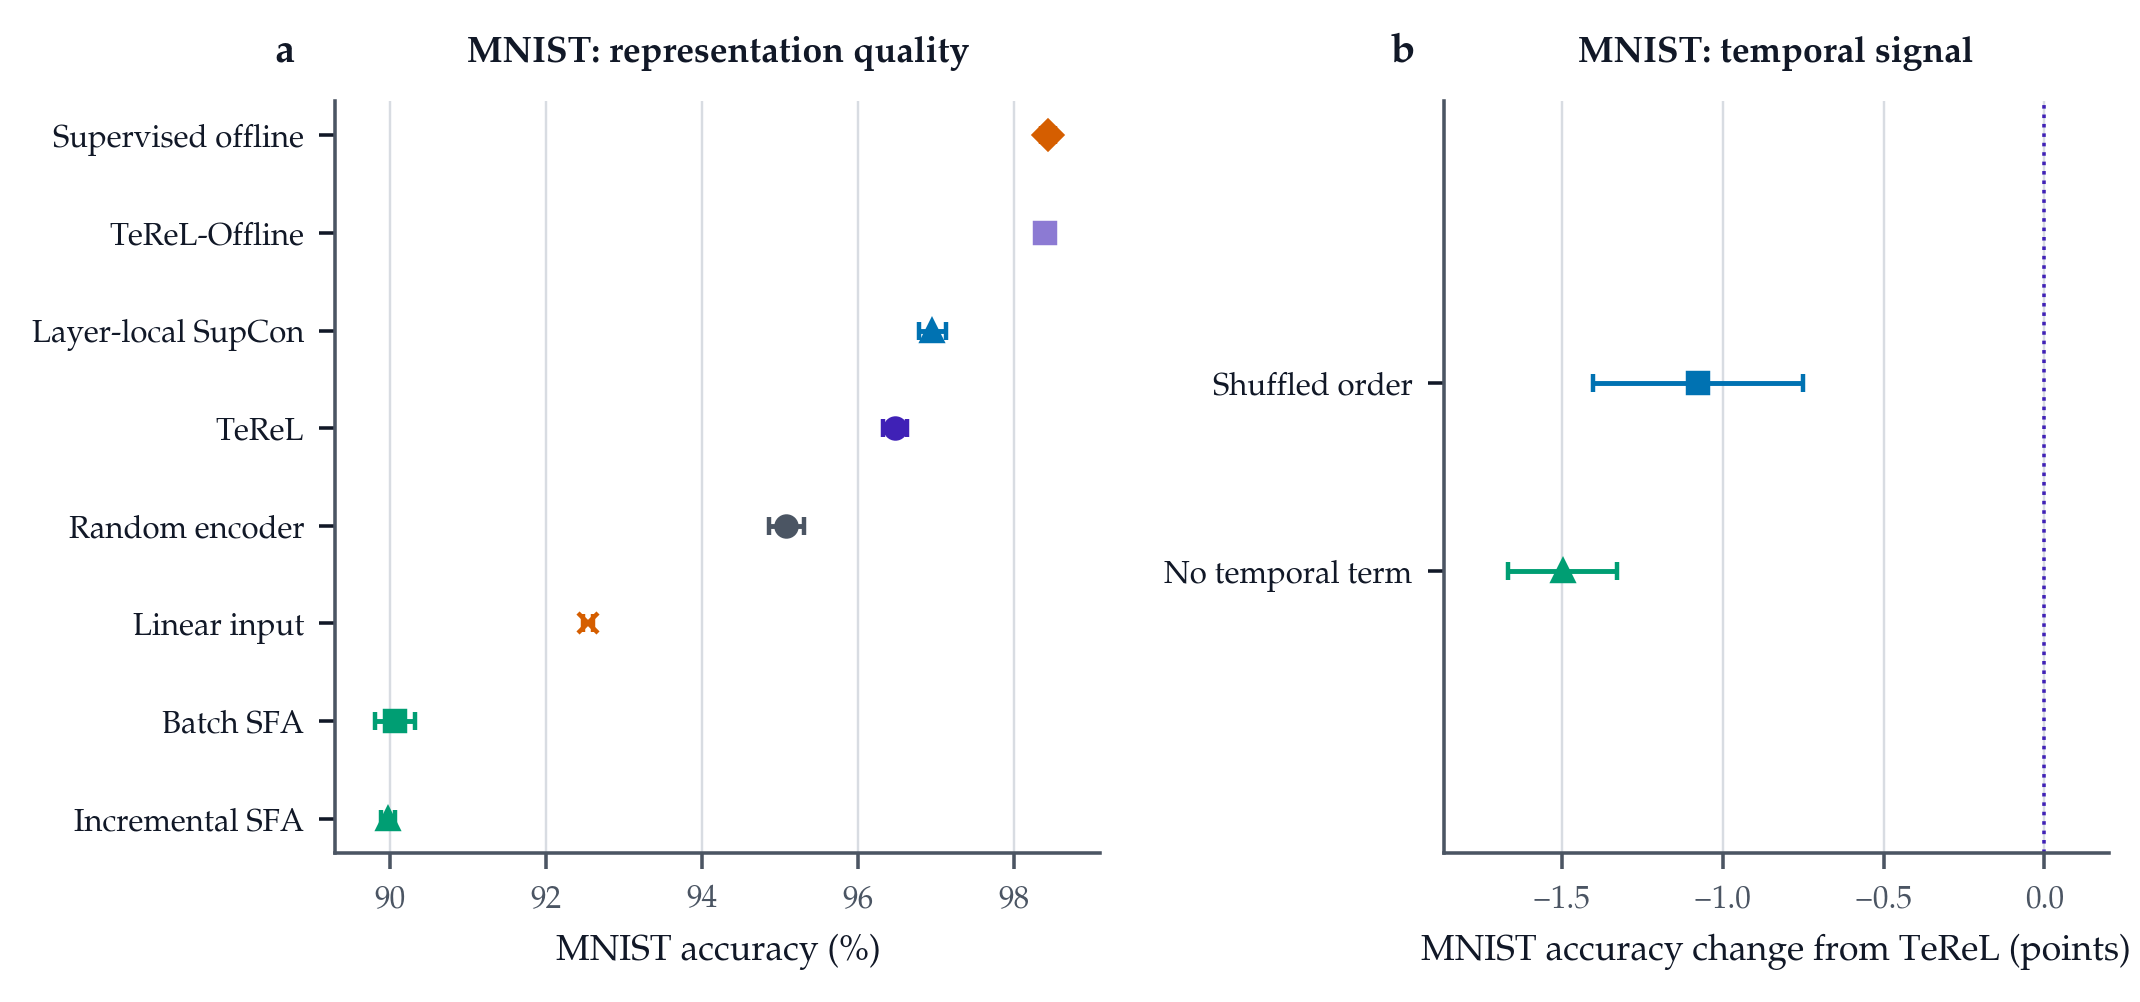

Generate this figure with Python:
"""Render downstream quality and the most informative matched effects."""

from __future__ import annotations

import argparse
import json
from pathlib import Path

import matplotlib as mpl
import matplotlib.pyplot as plt
import numpy as np

AXYM = "#3F21B6"
AXYM_LIGHT = "#8C7AD3"
BLUE = "#0072B2"
ORANGE = "#D55E00"
GREEN = "#009E73"
INK = "#111827"
MUTED = "#4B5563"
RULE = "#D8DCE2"


def _style() -> None:
    mpl.rcParams.update(
        {
            "font.family": "serif",
            "font.serif": ["P052", "Palatino", "DejaVu Serif"],
            "font.size": 8,
            "axes.labelsize": 8,
            "xtick.labelsize": 7,
            "ytick.labelsize": 7,
            "axes.spines.top": False,
            "axes.spines.right": False,
            "axes.edgecolor": MUTED,
            "axes.labelcolor": INK,
            "xtick.color": MUTED,
            "ytick.color": INK,
            "pdf.fonttype": 42,
            "ps.fonttype": 42,
        }
    )


def _point_rows(ax, rows, *, xlabel, xlim, reference=None) -> None:
    y = np.arange(len(rows))[::-1]
    for position, (label, summary, color, marker) in zip(y, rows, strict=True):
        mean = 100.0 * summary["mean"]
        sd = 100.0 * summary["sample_sd"]
        ax.errorbar(
            mean,
            position,
            xerr=sd,
            color=color,
            marker=marker,
            markersize=4.5,
            linewidth=1.1,
            capsize=2.0,
            zorder=3,
        )
    if reference is not None:
        ax.axvline(100.0 * reference, color=AXYM, linewidth=0.8, linestyle=":")
    ax.set_yticks(y, [row[0] for row in rows])
    ax.set_xlim(*xlim)
    ax.set_xlabel(xlabel)
    ax.grid(axis="x", color=RULE, linewidth=0.55)
    ax.set_axisbelow(True)


def _panel_label(ax, label, title) -> None:
    ax.text(
        -0.08,
        1.04,
        label,
        transform=ax.transAxes,
        ha="left",
        va="bottom",
        color=INK,
        fontweight="bold",
        fontsize=9,
    )
    ax.text(
        0.5,
        1.04,
        title,
        transform=ax.transAxes,
        ha="center",
        va="bottom",
        color=INK,
        fontweight="bold",
    )


def _difference_rows(ax, rows, *, xlabel, xlim) -> None:
    y = np.arange(len(rows))[::-1]
    for position, (label, mean, low, high, color, marker) in zip(
        y, rows, strict=True
    ):
        ax.errorbar(
            100.0 * mean,
            position,
            xerr=np.array([[100.0 * (mean - low)], [100.0 * (high - mean)]]),
            color=color,
            marker=marker,
            markersize=4.5,
            linewidth=1.1,
            capsize=2.0,
            zorder=3,
        )
    ax.axvline(0.0, color=AXYM, linewidth=0.8, linestyle=":")
    ax.set_yticks(y, [row[0] for row in rows])
    ax.set_ylim(-1.5, len(rows) + 0.5)
    ax.set_xlim(*xlim)
    ax.set_xlabel(xlabel)
    ax.grid(axis="x", color=RULE, linewidth=0.55)
    ax.set_axisbelow(True)


def _limits(values, pad):
    low, high = min(values), max(values)
    span = max(high - low, 1e-6)
    return low - pad * span, high + pad * span


def _dataset_rows(axes, data, name, *, label_offset):
    methods = data["methods"]
    primary_rows = (
        ("Supervised offline", methods["supervised-offline"]["accuracy"], ORANGE, "D"),
        ("TeReL-Offline", methods["terel-offline"]["accuracy"], AXYM_LIGHT, "s"),
        ("Layer-local SupCon", methods["layer-local-supcon"]["accuracy"], BLUE, "^"),
        ("TeReL", methods["terel"]["accuracy"], AXYM, "o"),
        ("Random encoder", methods["random"]["accuracy"], MUTED, "o"),
        ("Linear input", methods["supervised-linear"]["accuracy"], ORANGE, "x"),
        ("Batch SFA", methods["batch-sfa"]["accuracy"], GREEN, "s"),
        ("Incremental SFA", methods["incremental-sfa"]["accuracy"], GREEN, "^"),
    )
    accuracies = [100 * row[1]["mean"] for row in primary_rows]
    _point_rows(
        axes[0], primary_rows, xlabel=f"{name} accuracy (%)",
        xlim=_limits(accuracies, 0.08),
    )

    shuffled = data["contrasts"]["terel-minus-shuffled-order"]
    no_temporal = data["contrasts"]["terel-minus-no-temporal"]
    mechanism_rows = (
        ("Shuffled order", -shuffled["mean_difference"], -shuffled["student_t_ci95_high"],
         -shuffled["student_t_ci95_low"], BLUE, "s"),
        ("No temporal term", -no_temporal["mean_difference"],
         -no_temporal["student_t_ci95_high"], -no_temporal["student_t_ci95_low"], GREEN, "^"),
    )
    ends = [100 * v for row in mechanism_rows for v in row[2:4]] + [0.0]
    _difference_rows(
        axes[1], mechanism_rows, xlabel=f"{name} accuracy change from TeReL (points)",
        xlim=_limits(ends, 0.12),
    )
    titles = ["Representation quality", "Temporal signal"]
    for offset, (title, ax) in enumerate(zip(titles, axes, strict=True)):
        _panel_label(ax, "abcd"[label_offset + offset], f"{name}: {title.lower()}")


def main() -> None:
    parser = argparse.ArgumentParser(description=__doc__)
    parser.add_argument("--summary", type=Path, required=True, help="MNIST analysis JSON")
    parser.add_argument("--cifar", type=Path, help="CIFAR-100 analysis JSON")
    parser.add_argument("--output", type=Path, required=True)
    arguments = parser.parse_args()

    _style()
    datasets = [("MNIST", json.loads(arguments.summary.read_text())["mnist"])]
    if arguments.cifar is not None:
        datasets.append(("CIFAR-100", json.loads(arguments.cifar.read_text())["cifar100"]))
    fig, axes = plt.subplots(
        len(datasets), 2,
        figsize=(7.15, 3.05 * len(datasets)),
        gridspec_kw={"width_ratios": (1.15, 1.0), "wspace": 0.48, "hspace": 0.62},
        squeeze=False,
    )
    for row, (name, data) in enumerate(datasets):
        _dataset_rows(axes[row], data, name, label_offset=2 * row)

    arguments.output.parent.mkdir(parents=True, exist_ok=True)
    fig.savefig(arguments.output.with_suffix(".pdf"), bbox_inches="tight", transparent=True)
    fig.savefig(arguments.output.with_suffix(".png"), bbox_inches="tight", transparent=True, dpi=320)
    plt.close(fig)


if __name__ == "__main__":
    main()
